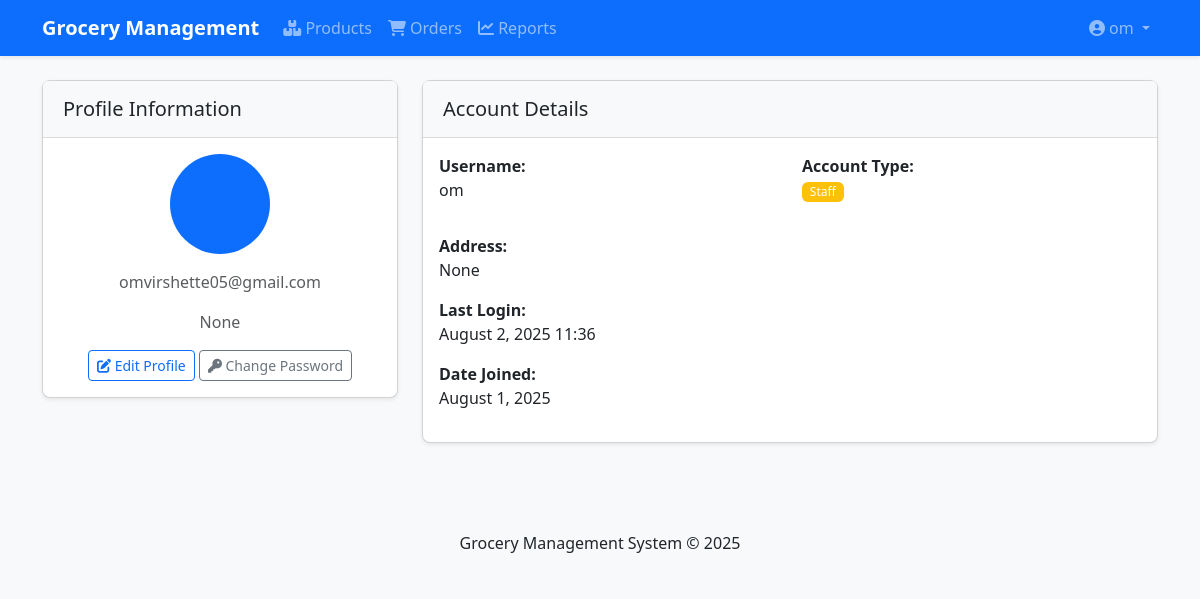
/users/profile/ (signed in), run on the app's committed database.
### users/models.py (models this page shows, shortened)
class User(AbstractUser):
    is_admin = models.BooleanField(default=False)
    is_staff = models.BooleanField(default=False)
    phone = models.CharField(max_length=20, blank=True, null=True)
    address = models.TextField(blank=True, null=True)
    class Meta:
        verbose_name = _('user')
        verbose_name_plural = _('users')

### users/views.py (the view)
# urls.py: path('profile/', views.profile, name='profile'),
@login_required
def profile(request):
    return render(request, 'users/profile.html')

### templates/users/profile.html (shortened to what this page needs)
{% extends 'base.html' %}
{% block content %}
<div class="row">
    <div class="col-md-4">
        <div class="card mb-4">
            <div class="card-header">
                <h5 class="mb-0">Profile Information</h5>
            </div>
            <div class="card-body text-center">
                <div class="mb-3">
                    <div class="avatar-placeholder bg-primary text-white rounded-circle d-flex align-items-center justify-content-center mx-auto"
                         style="width: 100px; height: 100px; font-size: 3rem;">
                    </div>
                </div>
                <p class="text-muted">{{ request.user.email }}</p>
                <p class="text-muted">{{ request.user.phone }}</p>
                <a href="{% url 'users:profile_update' %}" class="btn btn-outline-primary btn-sm">
                    <i class="fas fa-edit"></i> Edit Profile
                </a>
                <a href="{% url 'users:password_change' %}" class="btn btn-outline-secondary btn-sm">
                    <i class="fas fa-key"></i> Change Password
                </a>
            </div>
        </div>
    </div>
    <div class="col-md-8">
        <div class="card">
            <div class="card-header">
                <h5 class="mb-0">Account Details</h5>
            </div>
            <div class="card-body">
                <div class="row mb-3">
                    <div class="col-md-6">
                        <strong>Username:</strong>
                        <p>{{ request.user.username }}</p>
                    </div>
                    <div class="col-md-6">
                        <strong>Account Type:</strong>
                        <p>
                            {% if request.user.is_admin %}
                            <span class="badge bg-danger">Administrator</span>
                            {% elif request.user.is_staff %}
                            <span class="badge bg-warning">Staff</span>
                            {% else %}
                            <span class="badge bg-success">Customer</span>
                            {% endif %}
                        </p>
                    </div>
                </div>
                <div class="mb-3">
                    <strong>Address:</strong>
                    <p>{{ request.user.address|linebreaksbr|default:"Not provided" }}</p>
                </div>
                <div class="mb-3">
                    <strong>Last Login:</strong>
                    <p>{{ request.user.last_login|date:"F j, Y H:i" }}</p>
                </div>
                <div class="mb-3">
                    <strong>Date Joined:</strong>
                    <p>{{ request.user.date_joined|date:"F j, Y" }}</p>
                </div>
            </div>
        </div>
    </div>
</div>
{% endblock %}

### templates/base.html (shortened to what this page needs)
<!DOCTYPE html>
<html lang="en">
<head>
    <link href="https://cdn.jsdelivr.net/npm/bootstrap@5.3.0/dist/css/bootstrap.min.css" rel="stylesheet">
    <link rel="stylesheet" href="https://cdnjs.cloudflare.com/ajax/libs/font-awesome/6.4.0/css/all.min.css">
    <link rel="stylesheet" href="/static/css/style.css">
</head>
<body>
    <nav class="navbar navbar-expand-lg navbar-dark bg-primary">
        <div class="container">
            <a class="navbar-brand" href="{% url 'dashboard' %}">Grocery Management</a>
            <div class="collapse navbar-collapse" id="navbarNav">
                <ul class="navbar-nav me-auto">
                    {% if user.is_authenticated %}
                    <li class="nav-item">
                        <a class="nav-link" href="{% url 'products:product_list' %}"><i class="fas fa-boxes"></i> Products</a>
                    </li>
                    <li class="nav-item">
                        <a class="nav-link" href="{% url 'orders:order_list' %}"><i class="fas fa-shopping-cart"></i> Orders</a>
                    </li>
                    <li class="nav-item">
                        <a class="nav-link" href="{% url 'reports:sales_report' %}"><i class="fas fa-chart-line"></i> Reports</a>
                    </li>
                    {% endif %}
                </ul>
                <ul class="navbar-nav">
                    {% if user.is_authenticated %}
                    <li class="nav-item dropdown">
                        <a class="nav-link dropdown-toggle" href="#" id="navbarDropdown" role="button" data-bs-toggle="dropdown">
                            <i class="fas fa-user-circle"></i> {{ user.username }}
                        </a>
                    </li>
                    {% else %}
                    <li class="nav-item">
                        <a class="nav-link" href="{% url 'login' %}"><i class="fas fa-sign-in-alt"></i> Login</a>
                    </li>
                    {% endif %}
                </ul>
            </div>
        </div>
    </nav>
    <div class="container mt-4">
        {% block content %}{% endblock %}
    </div>
    <footer class="mt-5 py-3 bg-light">
        <div class="container text-center">
            <p class="mb-0">Grocery Management System &copy; {% now "Y" %}</p>
        </div>
    </footer>
</body>
</html>

### static/css/style.css (style rules this page uses)
body { background-color: #f8f9fa; font-family: 'Segoe UI', Tahoma, Geneva, Verdana, sans-serif; }
.card { border-radius: 0.5rem; box-shadow: 0 0.125rem 0.25rem rgba(0, 0, 0, 0.075); margin-bottom: 1.5rem; }
.card-header { border-bottom: 1px solid rgba(0, 0, 0, 0.125); padding: 1rem 1.25rem; background-color: #f8f9fa; }
.navbar { box-shadow: 0 0.125rem 0.25rem rgba(0, 0, 0, 0.075); }
.navbar-brand { font-weight: 600; }
.badge { font-weight: 500; padding: 0.35em 0.65em; }
.avatar-placeholder { width: 100px; height: 100px; border-radius: 50%; display: flex; align-items: center; justify-content: center; font-size: 2.5rem; font-weight: bold; color: white; background-color: #0d6efd; margin: 0 auto 1rem; }

### data on the page
User: username "om", user.email "omvirshette05@gmail.com", user.phone "None", user.username "om", user.address "None", user.last_login "August 2, 2025 11:36", user.date_joined "August 1, 2025"
